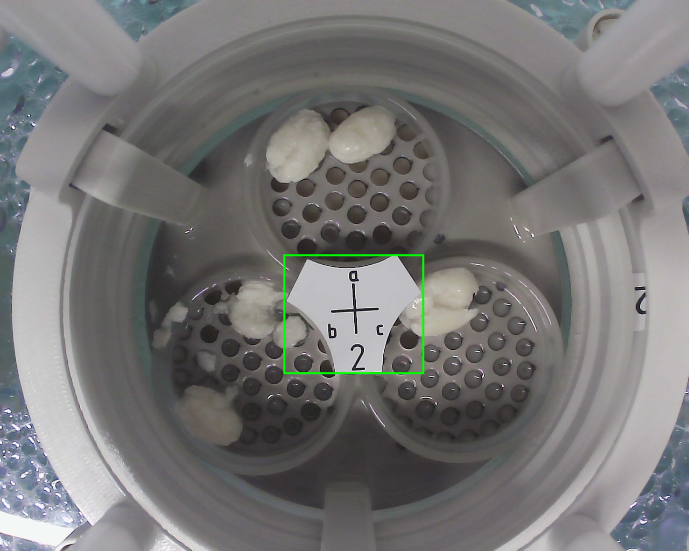
#> input picture VisioPhy.photo(expected)/expected.png, 689 x 551 px
$ python -i layout_detector.py   (imports and definitions only)
#> lines starting #> are read from the running program, lines starting #| are printed output that depends on the picture
#> further down, picture is the input picture: shape (551, 689, 3); mean B, G, R 116.9, 117.2, 117.9
"""Learned normalized-layout detector.

Annotated objects usually sit in a stable layout around a reference shape.
Instead of learning a pixel classifier and sliding it over the image -- which is
slow, needs thousands of patches and easily returns the wrong number of boxes --
this detector learns *where* the annotated objects are relative to an anchor:

    centre_x = anchor_x + dx * anchor_r
    centre_y = anchor_y + dy * anchor_r
    width    = w  * anchor_r
    height   = h  * anchor_r

The anchor (centre + radius) is found with a Hough-circle search.  On frames
where the reference shape is not visible the search falls back to the anchor
learned during training, and the layout still produces exactly K boxes.  That is
the property this app needs: K annotated objects in, K detections out,
regardless of image contrast.
"""

from __future__ import annotations

import math
from typing import Any, Iterable

import cv2
import numpy as np

# The reference point occupies roughly these normalized coordinates.  They are
# the default fixed anchor and also bootstrap the Hough search; after training
# the detected anchor is stored in the model metadata.
DEFAULT_RADIUS_RATIO = 0.50
DEFAULT_CENTER = (0.52, 0.51)

DEFAULT_DETECTOR_CONFIG: dict[str, Any] = {
    "anchor_mode": "fixed",       # "hough" = find a circle, "fixed" = use center/radius
    "center_x": DEFAULT_CENTER[0],
    "center_y": DEFAULT_CENTER[1],
    "radius": DEFAULT_RADIUS_RATIO,
    "radius_min": 0.42,
    "radius_max": 0.61,
    "center_tolerance": 0.32,
    "radius_error": 0.16,
    "center_error": 0.28,
}


# [37 lines left out: function normalize_detector_config, not called in this run]

# Several Hough thresholds are tried, from strict to permissive.  The strict
# ones give clean circles on high-contrast frames, the permissive ones still
# find the anchor on dim frames.
HOUGH_PARAM2 = (110, 100, 90, 80, 70, 60, 50, 40, 32)

# A candidate must be reasonably close to the expected anchor.
MAX_RADIUS_ERROR = 0.16
MAX_CENTER_ERROR = 0.28  # relative to radius


# [218 lines left out: functions _median, annotation_to_box, _clip_box, detect_anchor, anchor_expected, normalize_box and 4 more, not called in this run]


# Circle search used to keep a learned layout on the objects when the camera
# moves or when the plate is rotated.  The radius window rejects the small
# holes inside the wells and the large fixture around them.
_CIRCLE_PARAM2 = (70, 55, 42)
_CIRCLE_MIN_RATIO = 0.10
_CIRCLE_MAX_RATIO = 0.24


# [4 lines left out: function _rect_center, not called in this run]


def _rect_radius(box: tuple[float, float, float, float]) -> float:
    return max(1.0, ((box[2] - box[0]) + (box[3] - box[1])) / 4.0)


# [5 lines left out: function _rotate_box_180, not called in this run]


def _circle_candidates(
    bgr: np.ndarray, min_candidates: int = 6
) -> tuple[list[tuple[float, float, float]], float]:
#> called with min_candidates = 6
    height, width = bgr.shape[:2]
#> height = 551; width = 689
    short = float(min(height, width))
#> short = 551
    if short <= 0:
        return [], short

    scale = min(1.0, 600.0 / short)
#> scale = 1
    if scale < 1.0:
        work = cv2.resize(bgr, None, fx=scale, fy=scale, interpolation=cv2.INTER_AREA)
    else:
        work = bgr
    gray = cv2.cvtColor(work, cv2.COLOR_BGR2GRAY) if work.ndim == 3 else work
    gray = cv2.createCLAHE(clipLimit=2, tileGridSize=(2, 2)).apply(gray)
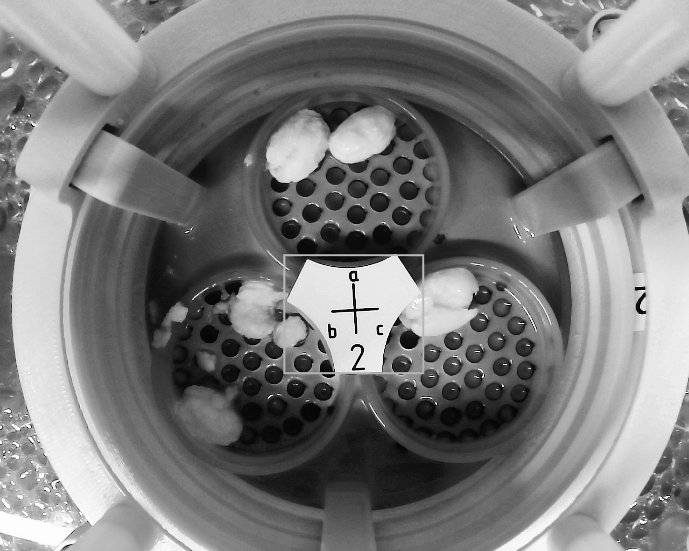
#> gray: shape (551, 689); min 1, max 255, mean 124
    gray = cv2.medianBlur(gray, 5)

    work_short = float(min(work.shape[:2]))
#> work_short = 551
    min_radius = max(6, int(work_short / 50))
#> min_radius = 11
    max_radius = max(min_radius + 2, int(work_short / 2.5))
#> max_radius = 220
    min_distance = max(8, int(work_short / 9))
#> min_distance = 61

    raw: list[tuple[float, float, float]] = []
    for param2 in _CIRCLE_PARAM2:
        circles = cv2.HoughCircles(
            gray,
            cv2.HOUGH_GRADIENT,
            dp=1,
            minDist=min_distance,
            param1=100,
            param2=param2,
            minRadius=min_radius,
            maxRadius=max_radius,
        )
        if circles is not None:
            for x, y, radius in np.round(circles[0]).astype(float):
                raw.append((x / scale, y / scale, radius / scale))
        plausible = sum(
            1
            for _x, _y, radius in raw
            if _CIRCLE_MIN_RATIO * short <= radius <= _CIRCLE_MAX_RATIO * short
        )
        if plausible >= min_candidates:
            break
#> after the loop, raw = [(352, 302, 210), (464, 354, 99), (342, 184, 84), (352, 302, 210), (464, 354, 99), (386, 220, 130), (254, 378, 97), (442, 282, 139), (346, 170, 98), (272, 304, 47), (208, 338, 48), (310, 220, 39)]

    picked: list[tuple[float, float, float]] = []
    for x, y, radius in raw:
        if not (_CIRCLE_MIN_RATIO * short <= radius <= _CIRCLE_MAX_RATIO * short):
            continue
        duplicate = False
        for index, (px, py, pr) in enumerate(picked):
            if math.hypot(x - px, y - py) < 0.05 * short and 0.6 < radius / pr < 1.7:
                duplicate = True
                if radius > pr:
                    picked[index] = (x, y, radius)
                break
        if not duplicate:
            picked.append((x, y, radius))
#> this loop made 12 passes
#> after the loop, picked = [(464, 354, 99), (346, 170, 98), (386, 220, 130), (254, 378, 97)]
    return picked, short


# [213 lines left out: functions _match_centers, _refine_boxes_with_circles, predict_boxes, box_iou, match_and_score, predict_and_score and 1 more, not called in this run]

>>> import cv2
>>> picture = cv2.imread('../VisioPhy.photo(expected)/expected.png')
>>> result = _circle_candidates(picture)
#> result = ([(464, 354, 99), (346, 170, 98), (386, 220, 130), (254, 378, 97)], 551)
